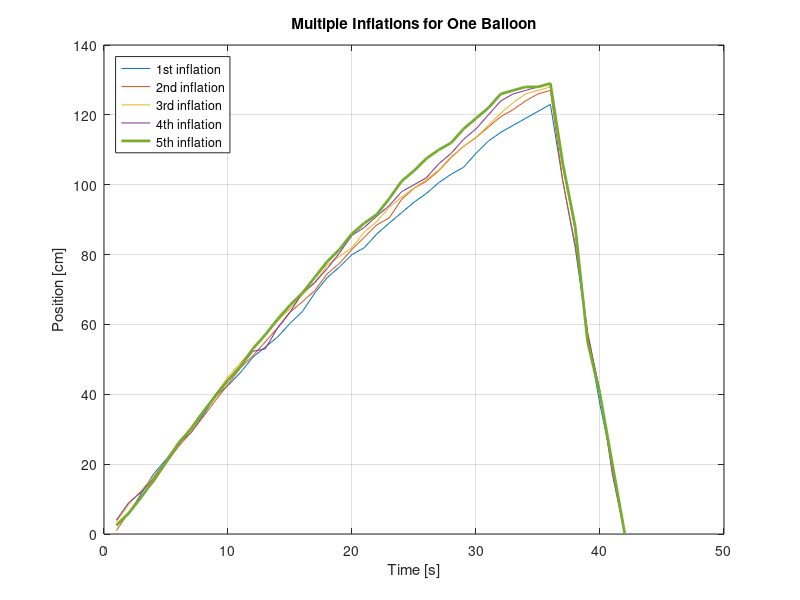

MATLAB code for this plot: (Note: this script raises an error after producing the figure.)
clc
close all
clear all
load('bal_dvt')       %HAS TO BE IN THE PATH

t1=1:size(dvt1,1);

figure
plot(t1,dvt1(:,1),t1,dvt1(:,2),t1,dvt1(:,3),t1,dvt1(:,4),t1,dvt1(:,5),'LineWidth',2)
legend({'1st inflation','2nd inflation','3rd inflation',...
    '4th inflation','5th inflation'},'Location','Northwest')
title('Multiple Inflations for One Balloon')
xlabel('Time [s]')
ylabel('Position [cm]')
grid on

for i=1:size(dvt1,1)
    std11(i,1)=std(dvt1(i,1:2));
    m11(i,1)=mean(dvt1(i,1:2));
    std12(i,1)=std(dvt1(i,3:5));
    m12(i,1)=mean(dvt1(i,3:5));      
end

for i=1:size(dvt2,1)
    std21(i,1)=std(dvt2(i,1:2));
    m21(i,1)=mean(dvt2(i,1:2));
    std22(i,1)=std(dvt2(i,3:5));
    m22(i,1)=mean(dvt2(i,3:5));      
end

for i=1:size(dvt3,1)
    std31(i,1)=std(dvt3(i,1:2));
    m31(i,1)=mean(dvt3(i,1:2));
    std32(i,1)=std(dvt3(i,3:5));
    m32(i,1)=mean(dvt3(i,3:5));      
end

for i=1:size(dvt4,1)
    std41(i,1)=std(dvt4(i,1:2));
    m41(i,1)=mean(dvt4(i,1:2));
    std42(i,1)=std(dvt4(i,3:5));
    m42(i,1)=mean(dvt4(i,3:5));      
end

for i=1:size(dvt5,1)
    std51(i,1)=std(dvt5(i,1:2));
    m51(i,1)=mean(dvt5(i,1:2));
    std52(i,1)=std(dvt5(i,3:5));
    m52(i,1)=mean(dvt5(i,3:5));      
end

for i=1:size(dvt6,1)
    std61(i,1)=std(dvt6(i,1:2));
    m61(i,1)=mean(dvt6(i,1:2));
    std62(i,1)=std(dvt6(i,3:5));
    m62(i,1)=mean(dvt6(i,3:5));      
end

for i=1:size(dvt7,1)
    std71(i,1)=std(dvt7(i,1:2));
    m71(i,1)=mean(dvt7(i,1:2));
    std72(i,1)=std(dvt7(i,3:5));
    m72(i,1)=mean(dvt7(i,3:5));      
end


%OVERALL MEAN AND STANDART DEVIATION
                       
mean1=mean([m11 m21 m31 m41 m51 m61 m71],2);
std1=mean([std11 std21 std31 std41 std51 std61 std71],2);
mean2=mean([m12 m22 m32 m42 m52 m62 m72],2);
std2=mean([std12 std22 std32 std42 std52 std62 std72],2);
mean_ov=mean([mean1 mean2],2);   %overall mean
std_ov=mean([std1 std2],2);   %mean of std. devs
%OR SHADED ERROR BAR????


%Plot for overall mean and overall std
figure
shadedErrorBar(t1,mean_ov,std_ov)
title('Mean and Standart Deviation of Positions')
xlabel('Time [s]')
ylabel('Mean - Std. Dev. [cm]')
grid on


t1=1:36; t2=36:42;
p_inf=polyfit((1:36)',mean_ov(1:36),3); 
s_inf=polyder(p_inf);
p_inf=polyval(p_inf,(1:36));
s_inf=polyval(s_inf,1:36);

p_exh=polyfit((36:42)',mean_ov(36:42),3); 
s_exh=polyder(p_exh);
p_exh=polyval(p_exh,(36:42));
s_exh=polyval(s_exh,36:0.2:42);


figure
shadedErrorBar(1:42,mean_ov,std_ov)
hold on
plot(t1,p_inf,t2,p_exh,'LineWidth',2)
grid on
title('3rd Degree Polynomial Fit on Mean Position Values')
xlabel('Time [s]')
ylabel('Position [cm]')

%Speed polyfit plots
% figure
% plot(t1,s_inf,'LineWidth',2)
% title('Balloon Inflation Speed With 3rd Degree Polynomial Fit')
% xlabel('Time [s]')
% ylabel('Speed [cm/s]')
% grid on

% figure
% plot(1:31,s_exh,'LineWidth',2)
% title('Balloon Deflation Speed With 3rd Degree Polynomial Fit')
% xlabel('Time [s]')
% ylabel('Speed [cm/s]')
% grid on

%Force Plot

for i=1:7
    n=1;
    for j=1:size(force1,1)
        if force1(j,i)>0.1
            c(n,i)=force1(j,i);
            n=n+1;
        end
    end
end

t=1:size(c,1);

figure
plot(t,c(:,1),t,c(:,2),t,c(:,3),t,c(:,4),t,c(:,5),t,c(:,6),t,c(:,7))
grid on
xlabel('Time [ms]')
ylabel('Force [N]')
title('Applied Axial Force')



% figure 
% i=1:50;
% plot(i,dvt_pwm,'LineWidth',2)
% grid on
% title('Balloon Inflation at Different Pulse Widths')
% xlabel('Time [s]')
% ylabel('Distance [cm]')
% legend('100% On','66% On','33% On','Location','east')



pwm=pwm100(:,[1 4 5]);
pwm_err(1,:)=[0,0,0];
for j=1:3
  for i=2:size(pwm,1)
      pwm_err(i,j)=(pwm(i,j)-pwm(i-1,j))/pwm(i-1,j)*100;
  end
end
[I,J]=find(pwm_err>25);

for j=1:size(J,1)
    for i=1:size(I,1)
        if I(i)>25
            pwm(I(i),J(i))=0.5*(pwm(I(i)+1,J(i))+pwm(I(i)-1,J(i)));
        end
    end
end

plot(pwm)



